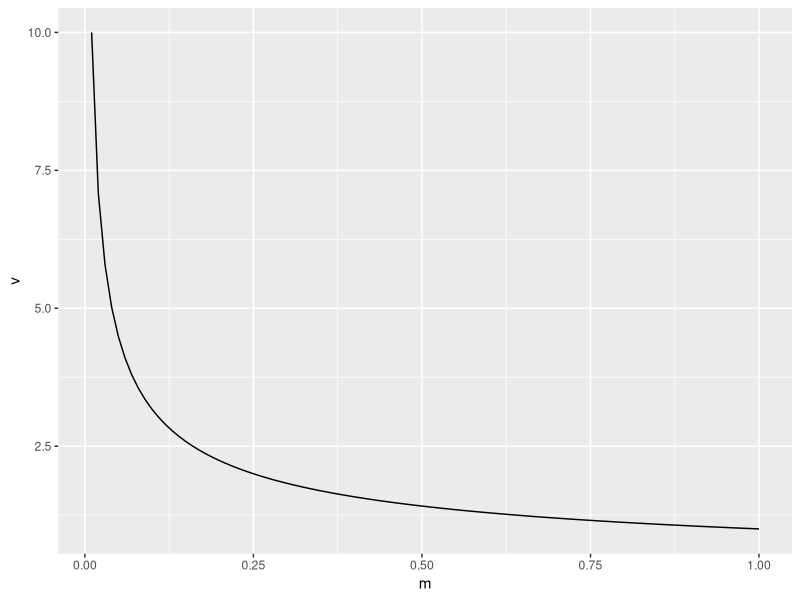
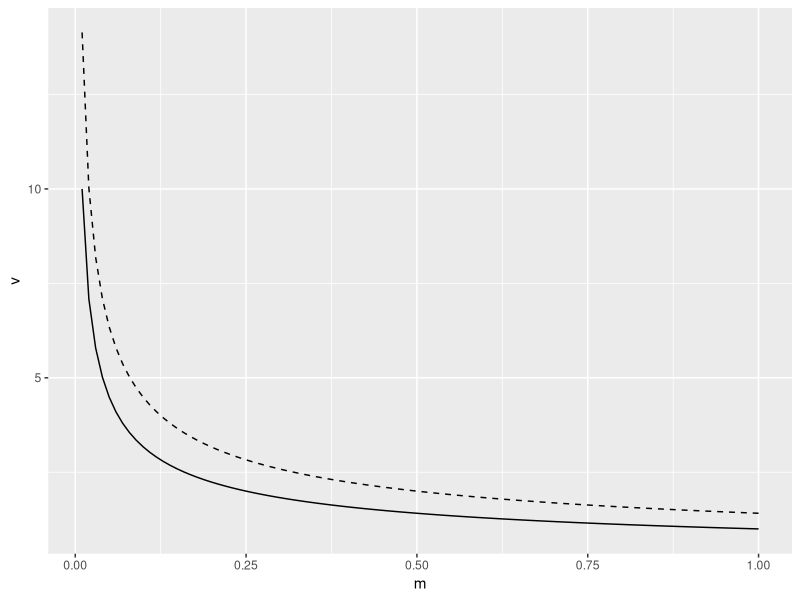
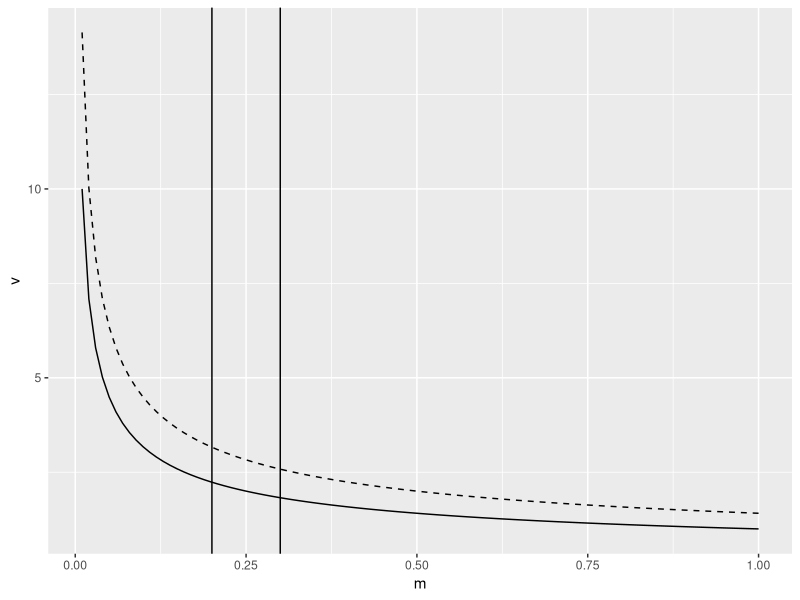
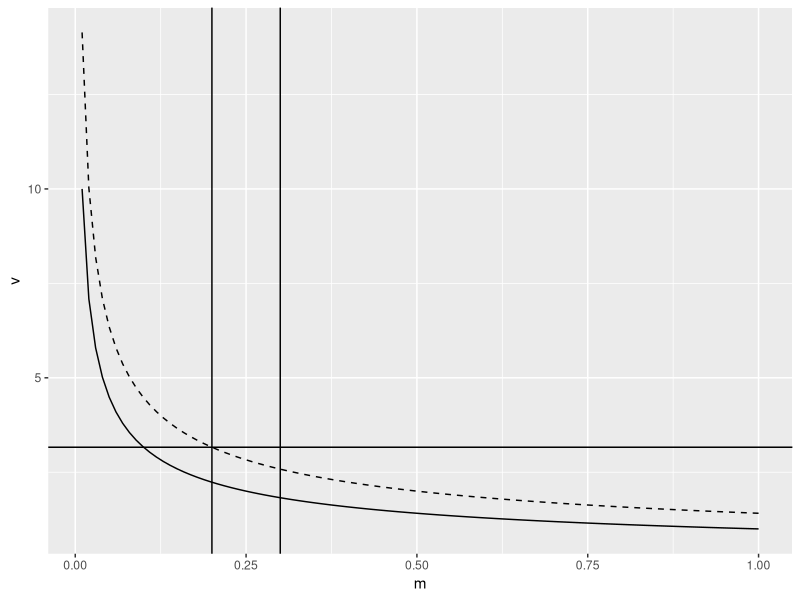

Recreate these plots in R, in order.
## ---- chunk 1
#| echo: false
suppressMessages({library(ggplot2)})
df <- data.frame(m = seq(from = 1e-2, to = 1, length.out = 100))
fv1 <- function(m) sqrt(1 / m)
p1 <- ggplot(data=df, aes(x = m, y = after_stat(y))) + ylab("v") + stat_function(fun = fv1)
p1
## ---- chunk 2
fv2 <- function(m) sqrt(2 / m)
p2 <- p1 + stat_function(fun = fv2, linetype = "dashed")
p2
## ---- chunk 3
p3 <- p2 + geom_vline(xintercept = .2) + geom_vline(xintercept = .3)
p3
## ---- chunk 4
p4 <- p3 + geom_hline(yintercept = sqrt(2/.2))
p4
